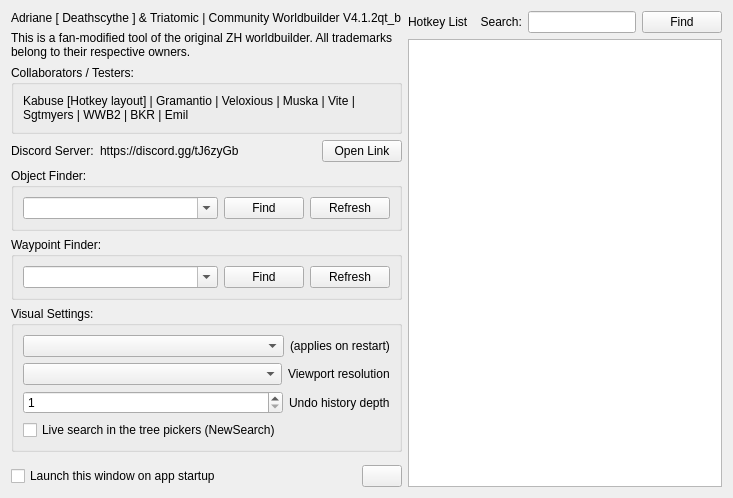
<?xml version="1.0" encoding="UTF-8"?>
<ui version="4.0">
 <class>WBQtEntityFinderDialog</class>
 <widget class="QWidget" name="WBQtEntityFinderDialog">
  <property name="windowTitle">
   <string>Help / Entity Finder / Shortcut Finder</string>
  </property>
  <layout class="QHBoxLayout" name="rootLayout" stretch="0,1">
   <item>
    <layout class="QVBoxLayout" name="leftColumn">
     <item>
      <widget class="QLabel" name="versionLabel">
       <property name="text">
        <string>Adriane [ Deathscythe ] &amp; Triatomic | Community Worldbuilder V4.1.2qt_b</string>
       </property>
      </widget>
     </item>
     <item>
      <layout class="QHBoxLayout" name="logoRow"/>
     </item>
     <item>
      <widget class="QLabel" name="disclaimerLabel">
       <property name="text">
        <string>This is a fan-modified tool of the original ZH worldbuilder. All trademarks belong to their respective owners.</string>
       </property>
       <property name="wordWrap">
        <bool>true</bool>
       </property>
      </widget>
     </item>
     <item>
      <widget class="QGroupBox" name="creditsBox">
       <property name="title">
        <string>Collaborators / Testers:</string>
       </property>
       <layout class="QVBoxLayout" name="creditsLay">
        <item>
         <widget class="QLabel" name="creditsLabel">
          <property name="text">
           <string>Kabuse [Hotkey layout] | Gramantio | Veloxious | Muska | Vite | Sgtmyers | WWB2 | BKR | Emil</string>
          </property>
          <property name="wordWrap">
           <bool>true</bool>
          </property>
         </widget>
        </item>
       </layout>
      </widget>
     </item>
     <item>
      <layout class="QHBoxLayout" name="discordRow" stretch="0,1,0">
       <item>
        <widget class="QLabel" name="discordLabel">
         <property name="text">
          <string>Discord Server:</string>
         </property>
        </widget>
       </item>
       <item>
        <widget class="QLabel" name="discordUrlLabel">
         <property name="text">
          <string>https://discord.gg/tJ6zyGb</string>
         </property>
        </widget>
       </item>
       <item>
        <widget class="QPushButton" name="discordBtn">
         <property name="text">
          <string>Open Link</string>
         </property>
         <property name="autoDefault">
          <bool>false</bool>
         </property>
        </widget>
       </item>
      </layout>
     </item>
     <item>
      <widget class="QGroupBox" name="objectGroup">
       <property name="title">
        <string>Object Finder:</string>
       </property>
       <layout class="QHBoxLayout" name="objectRow" stretch="1,0,0">
        <item>
         <widget class="QComboBox" name="objectCombo">
          <property name="editable">
           <bool>true</bool>
          </property>
         </widget>
        </item>
        <item>
         <widget class="QPushButton" name="objectFindBtn">
          <property name="text">
           <string>Find</string>
          </property>
          <property name="autoDefault">
           <bool>false</bool>
          </property>
         </widget>
        </item>
        <item>
         <widget class="QPushButton" name="objectRefreshBtn">
          <property name="text">
           <string>Refresh</string>
          </property>
          <property name="autoDefault">
           <bool>false</bool>
          </property>
         </widget>
        </item>
       </layout>
      </widget>
     </item>
     <item>
      <widget class="QGroupBox" name="waypointGroup">
       <property name="title">
        <string>Waypoint Finder:</string>
       </property>
       <layout class="QHBoxLayout" name="waypointRow" stretch="1,0,0">
        <item>
         <widget class="QComboBox" name="waypointCombo">
          <property name="editable">
           <bool>true</bool>
          </property>
         </widget>
        </item>
        <item>
         <widget class="QPushButton" name="waypointFindBtn">
          <property name="text">
           <string>Find</string>
          </property>
          <property name="autoDefault">
           <bool>false</bool>
          </property>
         </widget>
        </item>
        <item>
         <widget class="QPushButton" name="waypointRefreshBtn">
          <property name="text">
           <string>Refresh</string>
          </property>
          <property name="autoDefault">
           <bool>false</bool>
          </property>
         </widget>
        </item>
       </layout>
      </widget>
     </item>
     <item>
      <widget class="QGroupBox" name="visualBox">
       <property name="title">
        <string>Visual Settings:</string>
       </property>
       <layout class="QVBoxLayout" name="visualLay">
        <item>
         <layout class="QHBoxLayout" name="fontRow" stretch="1,0">
          <item>
           <widget class="QComboBox" name="fontCombo"/>
          </item>
          <item>
           <widget class="QLabel" name="fontHintLabel">
            <property name="text">
             <string>(applies on restart)</string>
            </property>
           </widget>
          </item>
         </layout>
        </item>
        <item>
         <layout class="QHBoxLayout" name="resolutionRow" stretch="1,0">
          <item>
           <widget class="QComboBox" name="resolutionCombo"/>
          </item>
          <item>
           <widget class="QLabel" name="resolutionLabel">
            <property name="text">
             <string>Viewport resolution</string>
            </property>
           </widget>
          </item>
         </layout>
        </item>
        <item>
         <layout class="QHBoxLayout" name="undoRow" stretch="1,0">
          <item>
           <widget class="QSpinBox" name="undoSpin">
            <property name="toolTip">
             <string>How many editor actions can be undone (Ctrl+Z). Applies immediately.
Every terrain edit keeps a heightmap snapshot in the history, so very
high values can cost a lot of memory on large maps.</string>
            </property>
            <property name="minimum">
             <number>1</number>
            </property>
            <property name="maximum">
             <number>999</number>
            </property>
           </widget>
          </item>
          <item>
           <widget class="QLabel" name="undoLabel">
            <property name="text">
             <string>Undo history depth</string>
            </property>
           </widget>
          </item>
         </layout>
        </item>
        <item>
         <widget class="QCheckBox" name="newSearchCheck">
          <property name="toolTip">
           <string>When on, the object/fence/road/texture panels and the Edit
Action / Pick Unit dialogs filter as you type instead of needing a
Search/Find click. Applies to windows opened after this is changed.</string>
          </property>
          <property name="text">
           <string>Live search in the tree pickers (NewSearch)</string>
          </property>
         </widget>
        </item>
       </layout>
      </widget>
     </item>
     <item>
      <spacer name="leftSpacer">
       <property name="orientation">
        <enum>Qt::Vertical</enum>
       </property>
      </spacer>
     </item>
     <item>
      <layout class="QHBoxLayout" name="bottomRow" stretch="1,0">
       <item>
        <widget class="QCheckBox" name="launchCheck">
         <property name="text">
          <string>Launch this window on app startup</string>
         </property>
        </widget>
       </item>
       <item>
        <widget class="QPushButton" name="toggleButton">
         <property name="autoDefault">
          <bool>false</bool>
         </property>
        </widget>
       </item>
      </layout>
     </item>
    </layout>
   </item>
   <item>
    <widget class="QWidget" name="hotkeyPanel" native="true">
     <layout class="QVBoxLayout" name="hotkeyPanelLay" stretch="0,1">
      <property name="leftMargin">
       <number>0</number>
      </property>
      <property name="topMargin">
       <number>0</number>
      </property>
      <property name="rightMargin">
       <number>0</number>
      </property>
      <property name="bottomMargin">
       <number>0</number>
      </property>
      <item>
       <layout class="QHBoxLayout" name="searchRow" stretch="0,1,0">
        <item>
         <widget class="QLabel" name="hotkeySearchLabel">
          <property name="text">
           <string>Hotkey List    Search:</string>
          </property>
         </widget>
        </item>
        <item>
         <widget class="QLineEdit" name="searchEdit"/>
        </item>
        <item>
         <widget class="QPushButton" name="hotkeyFindBtn">
          <property name="text">
           <string>Find</string>
          </property>
          <property name="autoDefault">
           <bool>false</bool>
          </property>
         </widget>
        </item>
       </layout>
      </item>
      <item>
       <widget class="QPlainTextEdit" name="hotkeyText">
        <property name="readOnly">
         <bool>true</bool>
        </property>
       </widget>
      </item>
     </layout>
    </widget>
   </item>
  </layout>
 </widget>
 <resources/>
 <connections/>
</ui>
